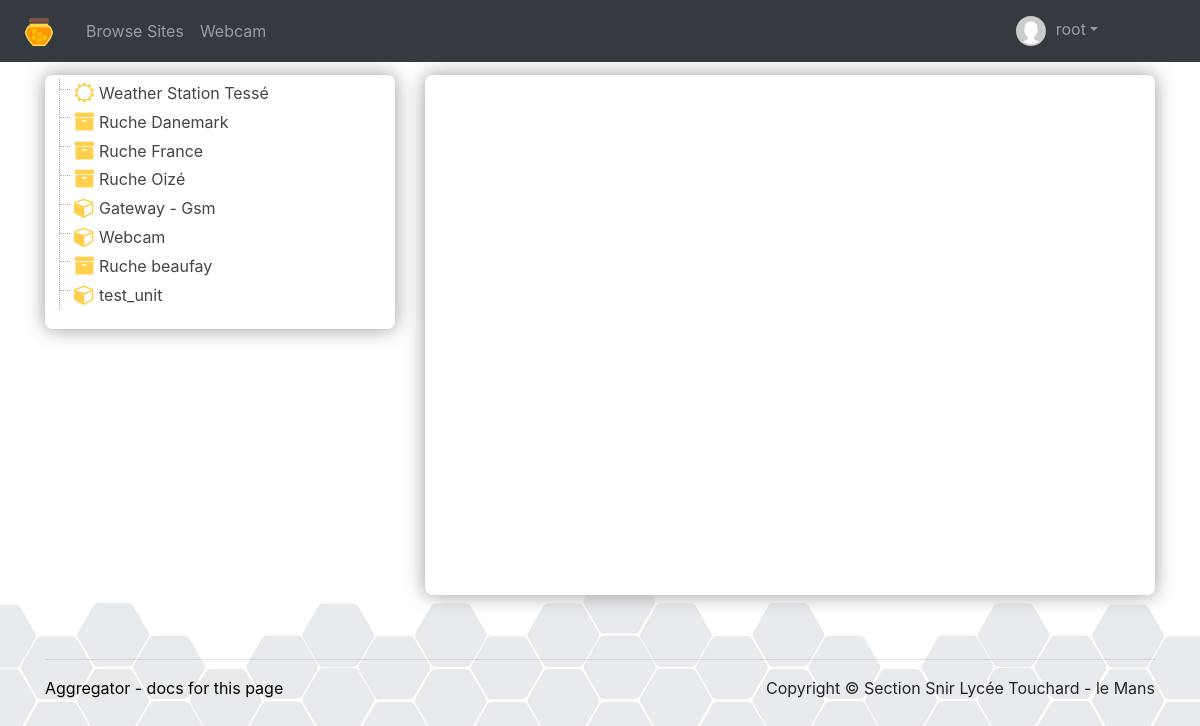
The page /accueil.php (signed in) on the database its author committed.
### tables this page shows
CREATE TABLE `things` (
  `id` int(11) NOT NULL,
  `user_id` int(11) NOT NULL,
  `latitude` decimal(9,6) DEFAULT NULL,
  `longitude` decimal(9,6) DEFAULT NULL,
  `elevation` float DEFAULT NULL,
  `name` varchar(50) NOT NULL,
  `tag` varchar(50) NOT NULL,
  `status` enum('public','private') DEFAULT NULL,
  `local_ip_address` varchar(20) NOT NULL,
  `class` varchar(20) NOT NULL DEFAULT 'objet'
);

### html/api/Str.php (called while the page is built, shortened)
<?php
class Str
{
    public static function after($subject, $search)
    {
        return $search === '' ? $subject : array_reverse(explode($search, $subject, 2))[0];
    }
}

### html/accueil.php (the view, shortened to what this page needs)
<!DOCTYPE html>
<html>
	<head>
		<link rel="stylesheet" href="/Ruche/css/bootstrap.min.css" />
		<link rel="stylesheet" href="/Ruche/css/ruche.css" />
		<link rel="stylesheet" href="/Ruche/css/font-awesome.min.css" />
		<link rel="stylesheet" href="/Ruche/css/file-explore.css" />
					<?php
						$bdd = new PDO('mysql:host=' . SERVEUR . ';dbname=' . BASE, UTILISATEUR,PASSE);
						if (!isset($_SESSION['id']))
							$sql = 'SELECT * FROM `things` where status = "public";';
						else if ($_SESSION['id'] != 0)
							$sql = "SELECT * FROM `things` where user_id = ". $_SESSION['id'];
						else
							$sql = "SELECT * FROM `things`";
						?>
	</head>
	<body>
		<?php require_once 'menu.php'; ?>
		<div class="container" style="padding-top: 75px;">
			<div class="row">
				<div class="col-md-4 col-sm-12 col-xs-12">
				<div class="popin" style="margin: 0px; padding : 4px;">
					<ul class="file-tree ">
					<?php
						function listerChannels($bdd, $tags){
							$sql = 'SELECT count(*) as nb FROM `channels` WHERE `tags`='. $bdd->quote($tags);
							if ($bdd->query($sql)->fetchObject()->nb > 0){
								$sql = 'SELECT * FROM `channels` WHERE `tags`='.  $bdd->quote($tags);
								$reponse = $bdd->query($sql);
							}
						}
						try{
							if (!isset($_SESSION['id']))
								$sql = 'SELECT * FROM `things` where status = "public";';
							else if ($_SESSION['id'] != 0)
								$sql = "SELECT * FROM `things` where user_id = ". $_SESSION['id'];
							else
								$sql = "SELECT * FROM `things`";
							$reponse = $bdd->query($sql);
							while ($thing = $reponse->fetchObject()){
									echo '<li class="folder-root ' .$thing->class .'">	<a href="#">' . $thing->name . '</a>';
										listerChannels($bdd, $thing->tag);
									echo '</li>';
							}
						}
						catch (Exception $e){
							echo "erreur BDD";
							die('Erreur : ' . $e->getMessage());
						}
						?>
					</ul>
				</div>
				</div>
				<div class="col-md-8 col-sm-12 col-xs-12">
					<div class="popin" style="margin: 0px;">
					<div  id="map-canvas" style = "height: 500px; width: 100%;" ></div>
					</div>
				</div>
			</div>
		<?php require_once 'piedDePage.php'; ?>
		</div>
	</body>
</html>

### html/menu.php (shortened to what this page needs)
<nav class="navbar navbar-expand-md navbar-dark bg-dark fixed-top">
	<a class="navbar-brand" href="/Ruche/">
		<img alt="Beehive logo" height="30" id="nav-Beehive-logo" src="/Ruche/images/beehive_logo.png" style="padding: 0 8px; ">
	</a>
	<div class="collapse navbar-collapse" id="navbarsExampleDefault">
	<ul class="navbar-nav mr-auto">
		<li class="nav-item">
			<a class="nav-link" href="/Ruche/accueil" id="nav-sign-in">Browse Sites</a>
		</li>
		<li class="nav-item">
			<a class="nav-link" href="/Ruche/webcam" id="nav-sign-in">Webcam</a>
		</li>
       </ul>
	<ul class="navbar-nav navbar-right" style="margin-right: 78px;">
		<li class="nav-item">
			<?php
			if (!isset($_SESSION['login']))
				echo '<a class="nav-link" href="/Ruche/administration/" id="nav-sign-in">Sign In</a>';
			else{
				echo '<li class="nav-item dropdown">';
				echo '<a class="nav-link dropdown-toggle" href="#" id="navbardrop" data-toggle="dropdown">';
					echo '<img alt="Avatar" height="30" id="nav-avatar-logo" src="/Ruche/images/icon-avatar.svg" style="padding: 0 10px; ">';
					echo $_SESSION['login'];
				echo '</a>';
				echo '</li>';
			}
			?>
		</li>
	</ul>
	</div>
   </nav>

### html/piedDePage.php (shortened to what this page needs)
<?php
require_once('api/Str.php');
$page = '';
if  (Str::contains($_SERVER['PHP_SELF'], 'administration')){
	$page = Str::after($_SERVER['PHP_SELF'], 'administration');
}
else{
	$page = Str::after($_SERVER['PHP_SELF'], 'Ruche');
}
   $lien = 'support' . $page;
?>
<footer>
	<br /><br />
       <hr>
	<div class="row">
		<div class="col-md-6 col-sm-6 col-xs-12">
			<p><a href = "<?php echo $lien ?>">Aggregator - docs for this page</a></p>
		</div>
		<div class="col-md-6 col-sm-6 col-xs-12">
			<p style="float: right">Copyright &copy; Section Snir Lycée Touchard - le Mans</p>
		</div>
       </div>
   </footer>

### html/css/ruche.css (style rules this page uses)
body { background-image: url(fond.svg); background-repeat: repeat-x; background-repeat-x: repeat; background-repeat-y: no-repeat; background-position: 0 100%; background-position-x: 0px; background-position-y: 100%; -webkit-background-size: auto 230px; background-size: auto 230px; background-attachment: fixed; }
.popin { background-color: #fff; border-radius: 8px; box-shadow: 0 0 20px #999; padding: 10px; margin-top: 10px; }
a { color:#000; }

### html/css/file-explore.css (style rules this page uses)
.file-list, .file-list ul { list-style-type: none; font-size:1em; line-height:1.8em; margin-left:10px; padding-left:14px; border-left:1px dotted #aaa; }
.file-list li { position: relative; padding-left:25px; }
.file-list li a { text-decoration: none; color:#444; }
.file-list li a:before { display:block; content: " "; width:10px; height:1px; position:absolute; border-bottom:1px dotted #aaa; top:.6em; left:-14px; }
.file-list li:before { list-style-type: none; font-family: FontAwesome; display:block; content:'\f1fe'; position:absolute; top:0px; left:0px; width:20px; height:20px; font-size:1.3em; color:#555; }
.file-list .folder-root { list-style-type: none; }
.file-list .folder-root a { text-decoration:none; }
.file-list .ruche:before { color:#FFD04E; content: "\f187"; }
.file-list .weather:before { color:#FFD04E; content: "\f185"; }
.file-list .objet:before { color:#FFD04E; content: "\f1b2"; }

### rows shown on the page
things: name "Weather Station Tessé"
things: name "Ruche Danemark"
things: name "Ruche France"
things: name "Ruche Oizé"
things: name "Gateway - Gsm"
things: name "Webcam"
things: name "Ruche beaufay"
things: name "test_unit"

### other values the page prints
$_SESSION['login'] "root"
